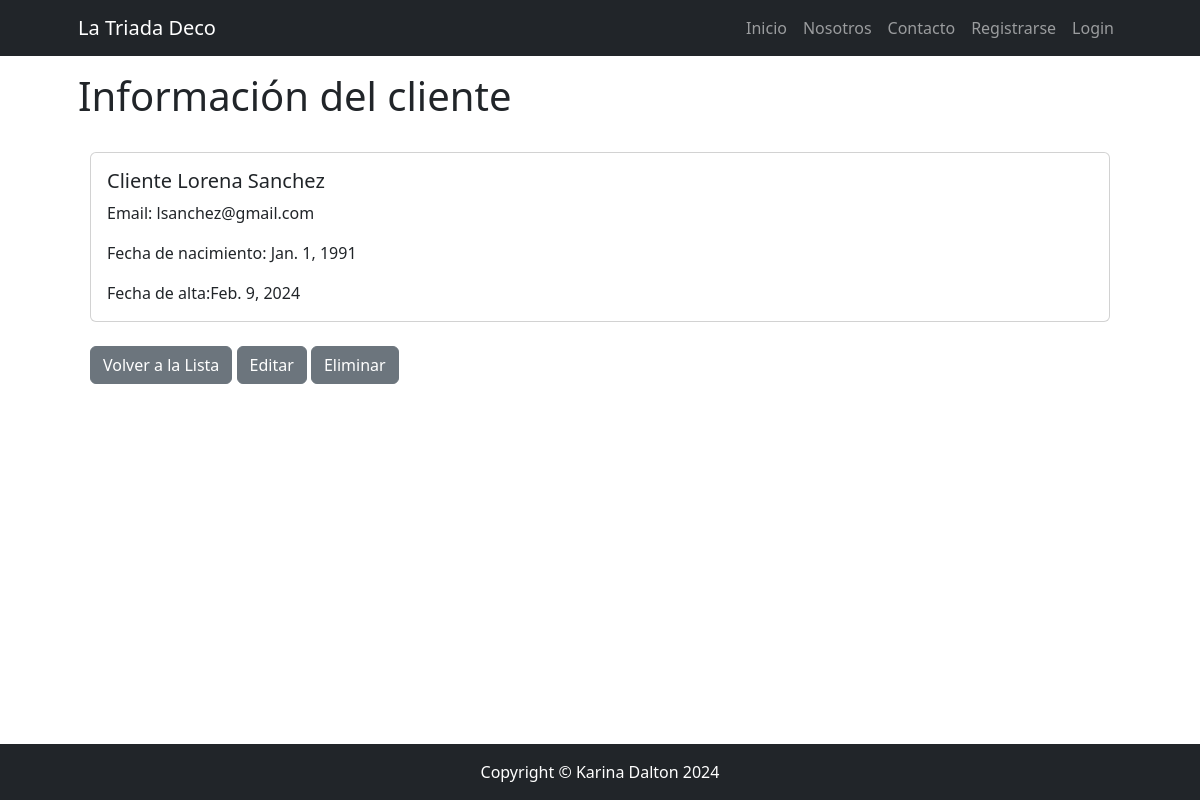
Page /cliente/cliente/detail/1/ on the committed database.
### apps/cliente/models.py (models this page shows, shortened)
class Cliente(models.Model):
    nombre = models.CharField(max_length=100)
    apellido = models.CharField(max_length=100)
    fecha_nacimiento = models.DateField()
    email = models.EmailField()
    fecha_alta = models.DateField()
    class Meta:
        verbose_name = "cliente"
        verbose_name_plural = "clientes"

### apps/cliente/views.py (the view)
# urls.py: path("cliente/detail/<int:pk>/", ClienteDetail.as_view(), name="cliente_detail"),
class ClienteDetail(DetailView):
    model = Cliente

### apps/cliente/templates/cliente/cliente_detail.html
{% extends 'core/base.html' %}
{% block content_title %}
Información del cliente
{% endblock content_title %}
{% block content %}
<div class="container">
    <div class="card mt-4">
        <div class="card-body">
            <h5 class="card-title">Cliente {{object.nombre}} {{object.apellido}}</h5>
            <p class="card-text">Email: {{ object.email }}</p>
            <p class="card-text">Fecha de nacimiento: {{ object.fecha_nacimiento }}</p>
            <p class="card-text">Fecha de alta:{{ object.fecha_alta }}</p>
        </div>
    </div>
    <div class="mt-4">
        <a href="{% url 'cliente:cliente_list' %}" class="btn btn-secondary">Volver a la Lista</a>
        <a href="{% url 'cliente:cliente_update' object.id %}" class="btn btn-secondary">Editar</a>
        <a href="{% url 'cliente:cliente_confirm_delete' object.id %}" class="btn btn-secondary">Eliminar</a>
    </div>
</div>
{% endblock content %}

### rows in the picture
Cliente: nombre "Lorena", apellido "Sanchez", email "lsanchez@gmail.com", fecha_nacimiento "Jan. 1, 1991", fecha_alta "Feb. 9, 2024"
